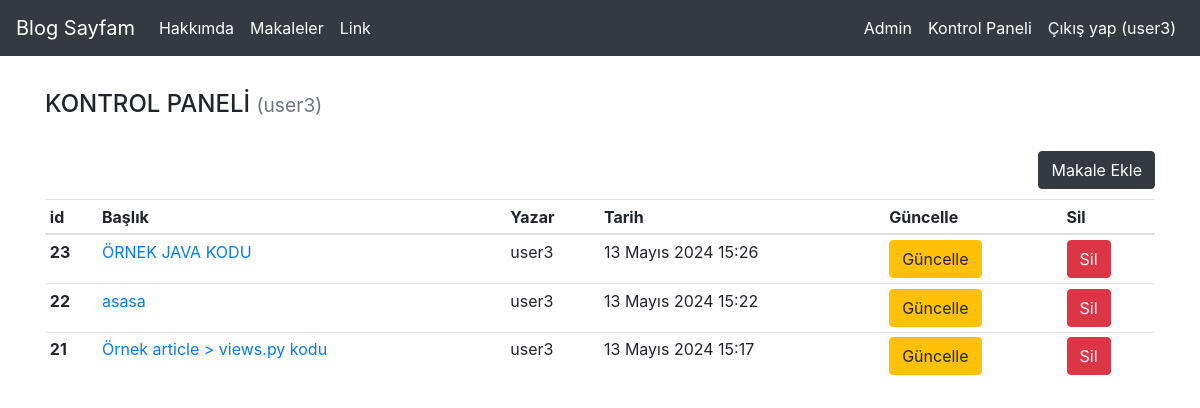
Screenshot of /articles/dashboard/ (signed in) with the database file from the repository.
### article/models.py (models this page shows, shortened)
class Article(models.Model):
    author = models.ForeignKey("auth.User",on_delete = models.CASCADE,verbose_name="Yazar")#bu alanımız user tablosunu işaret ediyor diyoruz
    title = models.CharField(max_length = 50,verbose_name="Başlık")
    content = RichTextField(verbose_name="İçerik")
    created_date =  models.DateTimeField(auto_now_add=True,verbose_name="Oluşturulma Tarihi")
    article_image = models.FileField(blank=True,null=True,verbose_name="Medya Kısmı")
    class Meta:
        ordering = ['-created_date']
    """
    ------->>  models.py dosyasındayız

---------------------------------------------------------------------------
    1 - yeni sınıf oluşturduk ve otomatik import idilen models içerisinden miras aldık
    2 - author oluşturduk o kısmı gpt ile araştır biraz karışık
    3- title,content,created_date oluşturduk

    !!! yukarıda oluşturduğumuz modeli kaydetmemiz gerekiyor o yüzden admin.py dosyasına gidiyoruz
---------------------------------------------------------------------------

    ------->> admin.py dosyasındayız

    1- oluşturduğumuz models klasöründen oluşturduğumuz sınıfı import ediyoruz (nesne tabanlı programlama hatırlarsın)
        .models = yani bulunduğumuz klasörden models isimli dosyayı al ve onun içinden sadece Article sınıfını import et
    2- admin panelinde göstermek için kayıt(register) etmemiz gerekiyor
        admin.site.register(model adı)

    !!! bu kısım bitti ama biz app oluşturup bunu django'ya söylemedik şimdide settings.py dosyasında onu belirtiyoruz
---------------------------------------------------------------------------


    ------->> settings.py

    1- oluşturduğumuz article app'ini installed_apps listesine ekliyoruz
        'article', yapmamız yeterli


    !!! oluşturduğumuz article app'inin içindeki modelleri veritabanında oluşturmadık şimdi onları yapıyoruz

---------------------------------------------------------------------------
*** her yeni model oluşturduğumuzda makemigrations yapmamız gerekiyor
    ------->> terminale gidiyoruz

    1- python manege.py makemigrations'u yapıp oluşturduğumuz programdaki migrationsa getirtiyoruz (kod sayesinde)

    bu işlemi yaptıktan sonra otomatik olarak oluşan 0001_inital.py dosyasına gidiyoruz

    2- python manage.py migrate yapıyoruz

    bu neden yaptık çünkü makemigrations ile oluşturduğumuz migrations dosyasını(0001_initial.py) migrate etmiş olduk
    (yani veritabanımızda oluşturduğumuz tabloyu kaydettik bu sayede gidip kontol edebilirsin ve admin sayfasından girdiğinde article sayfasında bu tabloyu görebileceksin)
    yani admin panelindeki article içindeki article_article'yi oluşturduk,migrate ettik



    ------->> 0001_initial.py gidiyoruz

    1-biz tablomuzu oluştururken id ve primary key belirtmediğimiz için migrations yaptığımızda django bunu algılayıp otomatik olarak tabloya ekler (ai yani otomatik arttırımlı)

---------------------------------------------------------------------------
    ------->> sitenin admin sayfasından article ekle kısmına gidiyoruz

    1- author yani article yazan kişi admin kullanıcıları arasından seçiyoruz
    2- created_date neden yok çünkü onu auto_now_add=True yaptığımız için biz vermiyoruz otomatik alıyor
    3- oluşturduğumuz article'nin yazarı silinirse article de silinir çünkü tabloyu oluştururken author'a on_delete = models.CASCADE verdik

    """

### article/views.py (the view)
# urls.py: path('dashboard/',views.dashboard,name= 'dashboard'),
@login_required(login_url="user:loginUser")
def dashboard(request):
    articles = Article.objects.filter(author = request.user) #kullanıcıya ait makaleleri aldık ve articles objesine atadık
    context = {
        "articles": articles
    }
    return render(request, 'dashboard.html',context)

### templates/dashboard.html (shortened to what this page needs)
{% extends 'layout.html' %}
{% block body %}
<h4>KONTROL PANELİ
    <small class="text-muted">({{request.user.username}})</small>
</h4>
<br>
      {% if articles %}
      <table class="table table-sm">
        <thead>
          <tr>
            <th scope="col">id</th>
            <th scope="col">Başlık</th>
            <th scope="col">Yazar</th>
            <th scope="col">Tarih</th>
            <th scope="col">Güncelle</th>
            <th scope="col">Sil</th>
          </tr>
        </thead>
        <tbody>
          <a class="btn btn-dark" href="/articles/addarticle" style="float: right;"> Makale Ekle</a>
          <br> <br>
      {% for article in articles  %}
      <tr>
        <th scope="row">{{article.id}}</th>
        <td>
          <a href="/articles/article/{{article.id}}"> {{article.title}}  </a>
        </td>
        <td>{{article.author.username}}</td>
        <td>{{article.created_date}}</td>
        <td><a href="/articles/update/{{article.id}}" class="btn btn-warning">Güncelle</a></td>
        <td><a href="/articles/delete/{{article.id}}" class="btn btn-danger">Sil</a></td>
      </tr>
      {% endfor %}
      {% else %}
          <div class="alert alert-primary" role="alert">Henüz makale eklemedin -->
          <a class="btn btn-info" href="/articles/addarticle" style="background-color: aliceblue; color: black;">
            Makale Eklemek için buraya tıkla</a>
          </div>
      {% endif %}
    </tbody>
  </table>
{% endblock body %}

### templates/includes/navbar.html (shortened to what this page needs)
<nav class="navbar navbar-expand-md navbar-dark fixed-top bg-dark">
    <a class="navbar-brand" href="{% url 'index' %}">Blog Sayfam</a>
    <div class="collapse navbar-collapse" id="navbarCollapse">
      <ul class="navbar-nav mr-auto">
        <li class="nav-item active">
          <a class="nav-link" href="{% url 'about' %}">Hakkımda</a>
        <li class="nav-item active">
          <a class="nav-link" href="{% url 'article:articles' %}">Makaleler</a>
        </li>
        <li class="nav-item active">
          <a class="nav-link" href="/articles/create/">Link</a>
        </li>
      </ul>
      <ul class="navbar-nav ml-auto">
      <li class="nav-item active">
          <a class="nav-link" href="/admin">Admin</a>
          </li>
        {% if request.user.is_authenticated %}
            <li class="nav-item active">
            <a class="nav-link" href="{% url 'article:dashboard' %}">Kontrol Paneli</a>
            </li>
            <li class="nav-item active">
            <a class="nav-link" href="{% url 'user:logoutUser' %}">Çıkış yap ({{request.user.username}})</a>
            </li>
        {% endif %}
      </ul>
    </div>
  </nav>

### rows the page displays
Article: id "23", title "ÖRNEK JAVA KODU", author.username "user3", created_date "13 Mayıs 2024 15:26"
Article: id "22", title "asasa", author.username "user3", created_date "13 Mayıs 2024 15:22"
Article: id "21", title "Örnek article > views.py kodu", author.username "user3", created_date "13 Mayıs 2024 15:17"

### other values shown
{{ request.user.username }} "user3"
